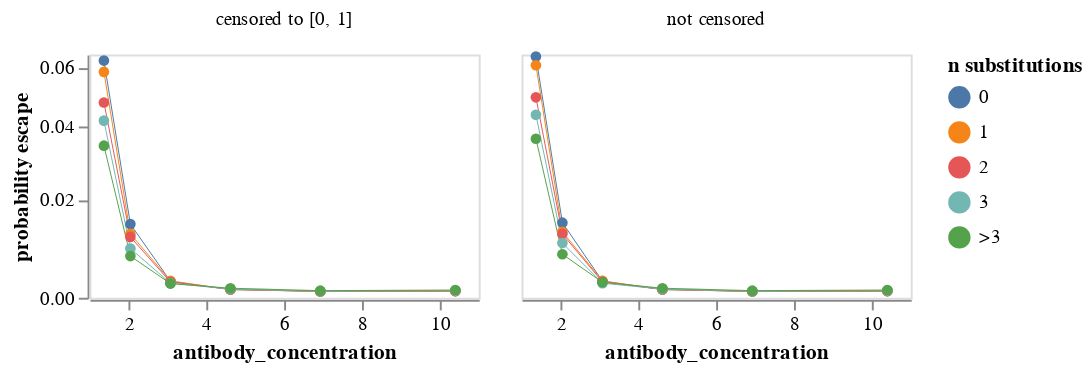

This figure's notebook cell:
### Code cell
max_aa_subs = 4  # group if >= this many substitutions

mean_prob_escape = (
    prob_escape_full.assign(
        n_subs=lambda x: (
            x["aa_substitutions_reference"]
            .str.split()
            .map(len)
            .clip(upper=max_aa_subs)
            .map(lambda n: str(n) if n < max_aa_subs else f">{max_aa_subs - 1}")
        )
    )
    .groupby(["antibody_concentration", "n_subs"], as_index=False)
    .aggregate({"prob_escape": "mean", "prob_escape_uncensored": "mean"})
    .rename(
        columns={
            "prob_escape": "censored to [0, 1]",
            "prob_escape_uncensored": "not censored",
        }
    )
    .melt(
        id_vars=["antibody_concentration", "n_subs"],
        var_name="censored",
        value_name="probability escape",
    )
)

mean_prob_escape_chart = (
    alt.Chart(mean_prob_escape)
    .encode(
        x=alt.X("antibody_concentration"),
        y=alt.Y(
            "probability escape",
            scale=alt.Scale(type="symlog", constant=0.05),
        ),
        column=alt.Column("censored", title=None),
        color=alt.Color("n_subs", title="n substitutions"),
        tooltip=[
            alt.Tooltip(c, format=".3g") if mean_prob_escape[c].dtype == float else c
            for c in mean_prob_escape.columns
        ],
    )
    .mark_line(point=True, size=0.5)
    .properties(width=200, height=125)
    .configure_axis(grid=False)
)

mean_prob_escape_chart

### Figure 1 — Vega-Lite specification as saved in the notebook (floating-point values rounded to 4 significant figures)
{"config": {"view": {"continuousWidth": 400, "continuousHeight": 300}, "axis": {"grid": false}}, "data": {"name": "data-7d79331b809de8e44df7b91045231ee6"}, "mark": {"type": "line", "point": true, "size": 0.5}, "encoding": {"color": {"field": "n_subs", "title": "n substitutions", "type": "nominal"}, "column": {"field": "censored", "title": null, "type": "nominal"}, "tooltip": [{"field": "antibody_concentration", "format": ".3g", "type": "quantitative"}, {"field": "n_subs", "type": "nominal"}, {"field": "censored", "type": "nominal"}, {"field": "probability escape", "format": ".3g", "type": "quantitative"}], "x": {"field": "antibody_concentration", "type": "quantitative"}, "y": {"field": "probability escape", "scale": {"constant": 0.05, "type": "symlog"}, "type": "quantitative"}}, "height": 125, "width": 200, "$schema": "https://vega.github.io/schema/vega-lite/v5.2.0.json", "datasets": {"data-7d79331b809de8e44df7b91045231ee6": [{"antibody_concentration": 1.37, "n_subs": "0", "censored": "censored to [0, 1]", "probability escape": 0.06262}, {"antibody_concentration": 1.37, "n_subs": "1", "censored": "censored to [0, 1]", "probability escape": 0.05836}, {"antibody_concentration": 1.37, "n_subs": "2", "censored": "censored to [0, 1]", "probability escape": 0.04756}, {"antibody_concentration": 1.37, "n_subs": "3", "censored": "censored to [0, 1]", "probability escape": 0.0417}, {"antibody_concentration": 1.37, "n_subs": ">3", "censored": "censored to [0, 1]", "probability escape": 0.03416}, {"antibody_concentration": 2.05, "n_subs": "0", "censored": "censored to [0, 1]", "probability escape": 0.01434}, {"antibody_concentration": 2.05, "n_subs": "1", "censored": "censored to [0, 1]", "probability escape": 0.01221}, {"antibody_concentration": 2.05, "n_subs": "2", "censored": "censored to [0, 1]", "probability escape": 0.01157}, {"antibody_concentration": 2.05, "n_subs": "3", "censored": "censored to [0, 1]", "probability escape": 0.009179}, {"antibody_concentration": 2.05, "n_subs": ">3", "censored": "censored to [0, 1]", "probability escape": 0.007664}, {"antibody_concentration": 3.08, "n_subs": "0", "censored": "censored to [0, 1]", "probability escape": 0.002892}, {"antibody_concentration": 3.08, "n_subs": "1", "censored": "censored to [0, 1]", "probability escape": 0.002966}, {"antibody_concentration": 3.08, "n_subs": "2", "censored": "censored to [0, 1]", "probability escape": 0.002762}, {"antibody_concentration": 3.08, "n_subs": "3", "censored": "censored to [0, 1]", "probability escape": 0.002552}, {"antibody_concentration": 3.08, "n_subs": ">3", "censored": "censored to [0, 1]", "probability escape": 0.002484}, {"antibody_concentration": 4.62, "n_subs": "0", "censored": "censored to [0, 1]", "probability escape": 0.001416}, {"antibody_concentration": 4.62, "n_subs": "1", "censored": "censored to [0, 1]", "probability escape": 0.001431}, {"antibody_concentration": 4.62, "n_subs": "2", "censored": "censored to [0, 1]", "probability escape": 0.001453}, {"antibody_concentration": 4.62, "n_subs": "3", "censored": "censored to [0, 1]", "probability escape": 0.001497}, {"antibody_concentration": 4.62, "n_subs": ">3", "censored": "censored to [0, 1]", "probability escape": 0.001657}, {"antibody_concentration": 6.93, "n_subs": "0", "censored": "censored to [0, 1]", "probability escape": 0.001121}, {"antibody_concentration": 6.93, "n_subs": "1", "censored": "censored to [0, 1]", "probability escape": 0.001071}, {"antibody_concentration": 6.93, "n_subs": "2", "censored": "censored to [0, 1]", "probability escape": 0.001098}, {"antibody_concentration": 6.93, "n_subs": "3", "censored": "censored to [0, 1]", "probability escape": 0.001107}, {"antibody_concentration": 6.93, "n_subs": ">3", "censored": "censored to [0, 1]", "probability escape": 0.001227}, {"antibody_concentration": 10.4, "n_subs": "0", "censored": "censored to [0, 1]", "probability escape": 0.001158}, {"antibody_concentration": 10.4, "n_subs": "1", "censored": "censored to [0, 1]", "probability escape": 0.001156}, {"antibody_concentration": 10.4, "n_subs": "2", "censored": "censored to [0, 1]", "probability escape": 0.001189}, {"antibody_concentration": 10.4, "n_subs": "3", "censored": "censored to [0, 1]", "probability escape": 0.001246}, {"antibody_concentration": 10.4, "n_subs": ">3", "censored": "censored to [0, 1]", "probability escape": 0.001338}, {"antibody_concentration": 1.37, "n_subs": "0", "censored": "not censored", "probability escape": 0.06417}, {"antibody_concentration": 1.37, "n_subs": "1", "censored": "not censored", "probability escape": 0.06085}, {"antibody_concentration": 1.37, "n_subs": "2", "censored": "not censored", "probability escape": 0.04931}, {"antibody_concentration": 1.37, "n_subs": "3", "censored": "not censored", "probability escape": 0.04353}, {"antibody_concentration": 1.37, "n_subs": ">3", "censored": "not censored", "probability escape": 0.03618}, {"antibody_concentration": 2.05, "n_subs": "0", "censored": "not censored", "probability escape": 0.01465}, {"antibody_concentration": 2.05, "n_subs": "1", "censored": "not censored", "probability escape": 0.01266}, {"antibody_concentration": 2.05, "n_subs": "2", "censored": "not censored", "probability escape": 0.01221}, {"antibody_concentration": 2.05, "n_subs": "3", "censored": "not censored", "probability escape": 0.0103}, {"antibody_concentration": 2.05, "n_subs": ">3", "censored": "not censored", "probability escape": 0.008031}, {"antibody_concentration": 3.08, "n_subs": "0", "censored": "not censored", "probability escape": 0.002918}, {"antibody_concentration": 3.08, "n_subs": "1", "censored": "not censored", "probability escape": 0.002966}, {"antibody_concentration": 3.08, "n_subs": "2", "censored": "not censored", "probability escape": 0.002784}, {"antibody_concentration": 3.08, "n_subs": "3", "censored": "not censored", "probability escape": 0.002552}, {"antibody_concentration": 3.08, "n_subs": ">3", "censored": "not censored", "probability escape": 0.002718}, {"antibody_concentration": 4.62, "n_subs": "0", "censored": "not censored", "probability escape": 0.001416}, {"antibody_concentration": 4.62, "n_subs": "1", "censored": "not censored", "probability escape": 0.001431}, {"antibody_concentration": 4.62, "n_subs": "2", "censored": "not censored", "probability escape": 0.001453}, {"antibody_concentration": 4.62, "n_subs": "3", "censored": "not censored", "probability escape": 0.001497}, {"antibody_concentration": 4.62, "n_subs": ">3", "censored": "not censored", "probability escape": 0.001657}, {"antibody_concentration": 6.93, "n_subs": "0", "censored": "not censored", "probability escape": 0.001121}, {"antibody_concentration": 6.93, "n_subs": "1", "censored": "not censored", "probability escape": 0.001071}, {"antibody_concentration": 6.93, "n_subs": "2", "censored": "not censored", "probability escape": 0.001098}, {"antibody_concentration": 6.93, "n_subs": "3", "censored": "not censored", "probability escape": 0.001107}, {"antibody_concentration": 6.93, "n_subs": ">3", "censored": "not censored", "probability escape": 0.001227}, {"antibody_concentration": 10.4, "n_subs": "0", "censored": "not censored", "probability escape": 0.001158}, {"antibody_concentration": 10.4, "n_subs": "1", "censored": "not censored", "probability escape": 0.001156}, {"antibody_concentration": 10.4, "n_subs": "2", "censored": "not censored", "probability escape": 0.001189}, {"antibody_concentration": 10.4, "n_subs": "3", "censored": "not censored", "probability escape": 0.001246}, {"antibody_concentration": 10.4, "n_subs": ">3", "censored": "not censored", "probability escape": 0.001338}]}}
